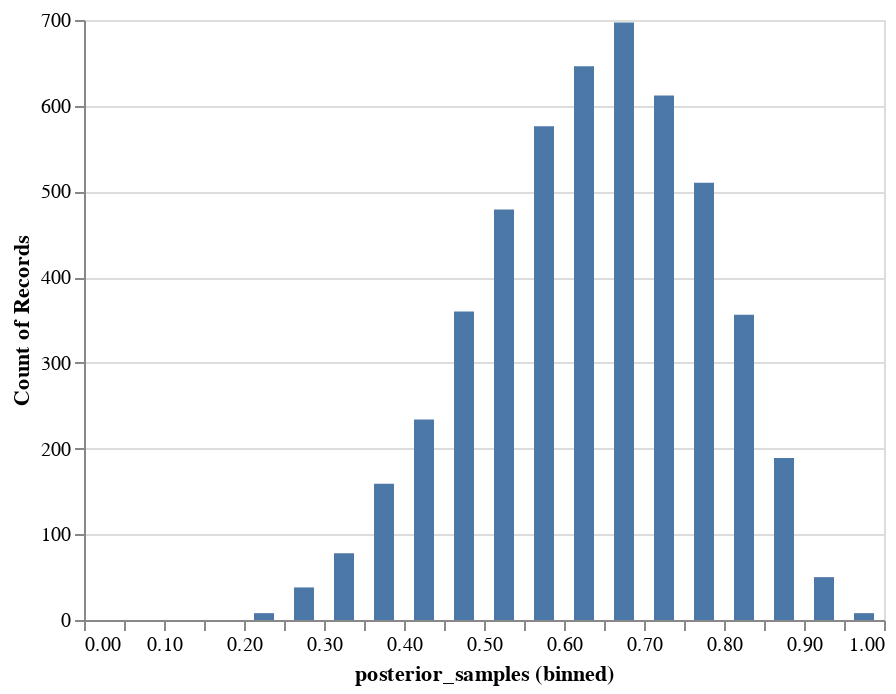

The code cell stored with this chart in its notebook:
### Code cell
samples_source = pd.DataFrame({"posterior_samples": samples[:5000]})
hist = (
    alt.Chart(samples_source)
    .mark_bar(size=10)
    .encode(
        x=alt.X("posterior_samples", bin=alt.BinParams(step=0.05, extent=[0, 1])),
        y="count()",
    )
)

hist

### Figure 1 — Vega-Lite specification as saved in the notebook (floating-point values rounded to 4 significant figures; data arrays with more than 128 entries replaced by an {"elided": "..."} marker saying what was removed)
{"config": {"view": {"continuousWidth": 400, "continuousHeight": 300}}, "data": {"name": "data-84e68aa3953574f8ff8e88ef203c5f9a"}, "mark": {"type": "bar", "size": 10}, "encoding": {"x": {"bin": {"extent": [0, 1], "step": 0.05}, "field": "posterior_samples", "type": "quantitative"}, "y": {"aggregate": "count", "type": "quantitative"}}, "$schema": "https://vega.github.io/schema/vega-lite/v4.17.0.json", "datasets": {"data-84e68aa3953574f8ff8e88ef203c5f9a": {"elided": "5000 records"}}}
